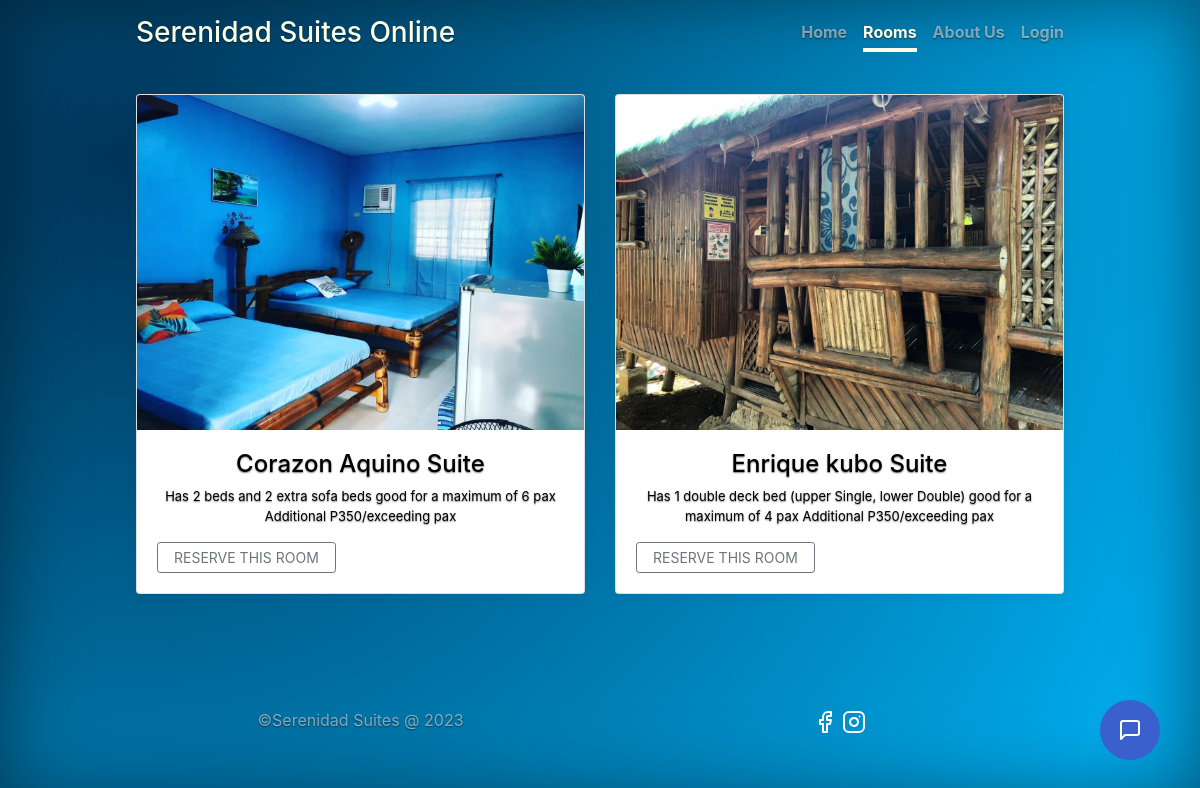
The app's page /reservation.php with its own data.
### tables this page shows
CREATE TABLE `room` (
  `id` int NOT NULL,
  `room_type` varchar(50) NOT NULL,
  `price` varchar(11) NOT NULL,
  `photo` varchar(100) NOT NULL,
  `description` text,
  `created_at` datetime DEFAULT NULL,
  `updated_at` datetime DEFAULT NULL
);

### models/Model.php (called while the page is built, shortened)
<?php
class Model
{
    protected $table;
    protected $host = "localhost";
    protected $database = "db_hor";
    protected $username = "root";
    protected $password = "admin";
    protected $pdo;
    protected $stmt;
    public function connect(){
        try {
            $this->pdo = new PDO("mysql:host={$this->host};dbname={$this->database};charset=utf8","{$this->username}","{$this->password}");
            $this->pdo->setAttribute(PDO::ATTR_ERRMODE, PDO::ERRMODE_EXCEPTION);
            $this->pdo->setAttribute(PDO::ATTR_DEFAULT_FETCH_MODE, PDO::FETCH_ASSOC);
        } catch (PDOException $e) {
            echo $e->getMessage();
        }
    }
    public function setQuery($qry){
        $this->qry = $qry;
        $this->stmt = $this->pdo->query($this->qry);
        return $this;
    }
    public function getAll(){
        try {
            return $this->stmt->fetchAll();
        } catch (PDOException $e) {
            return $e->getMessage();
        }
    }
    public function all(){
        $this->qry = "SELECT * FROM $this->table";
        $this->stmt = $this->pdo->query($this->qry);
        $data =  $this->getAll();
        return $data;
    }
}

### models/Room.php (called while the page is built, shortened)
<?php
Class Room extends Model {
    public function roomsWithImages(){
        $data = [];
        $all = $this->all();
        foreach ($all as $key => $value) {
            $id = $value['id'];
            $value['other_images'] = $this->setQuery("
                                                SELECT B.*
                                                FROM `room` A
                                                INNER JOIN `room_other_images` B
                                                ON A.id = B.room_id
                                                WHERE A.id = $id
                                                ")
                                                ->getAll();
        array_push($data, $value);
        }
        return $data;
    }
}

### reservation.php (the view, shortened to what this page needs)
<?php
    $clientHasLoggedIn = false;
	$conn = new Room();
	$roomDatas = $conn->roomsWithImages();
?>
<!doctype html>
<html lang="en">
  <head>
    <link href="css/bootstrap.min.css" rel="stylesheet">
    <link href="css/album.css" rel="stylesheet">
    <link href="css/cover.css" rel="stylesheet">
    <link href="vendor/datepicker/css/bootstrap-datepicker.min.css"  rel="stylesheet">
    <link  href="vendor/datepicker/css/bootstrap-datepicker.standalone.min.css" rel="stylesheet">
  </head>
  <body class="text-center">
    <div class="container marketing">
        <div class="cover-container d-flex h-100 p-3 mx-auto flex-column">
            <header class="masthead mb-auto">
                <div class="inner">
                    <h3 class="masthead-brand">Serenidad Suites Online</h3>
                    <nav class="nav nav-masthead justify-content-center">
                        <a class="nav-link " href="index.php">Home</a>
                        <a class="nav-link active" href="reservation.php">Rooms</a>
                        <a class="nav-link" href="aboutUs.php">About Us</a>
                        <?php
                            if($clientHasLoggedIn){
                                echo '
                                <a class="nav-link" href="client-login.php">'.$_SESSION['client-username'].' </a>
                                ';
                            }else{
                                echo
                                '
                                <a class="nav-link" href="client-login.php">Login</a>
                                ';
                            }
                        ?>
                    </nav>
                </div>
            </header>
                <div class="album">
                    <div class="row">
                            <?php
                                foreach ($roomDatas as $key => $room) {
                            ?>
                               <div class="col-md-6 col-sm-12">
                                    <div class="card mb-4 box-shadow">
                                        <img class="card-img-top" src="admin/<?=$room['photo'] ?>" alt="Card image cap">
                                        <div class="card-body">
                                        <h4 class="display-5 accordion-title"> <?= $room['room_type'] ?> </h4>
                                        <p class="accordion-text"><?=$room['description'] ?></p>
                                            <div class="d-flex justify-content-between align-items-center">
                                                <div class="btn-group">
                                                    <?php
                                                        if($clientHasLoggedIn){
                                                            echo '
                                                            <span data-toggle="modal" data-target="#reserveModal" onClick="handleReserve('.$room['id'].')">
                                                                <button class="btn btn-sm btn-outline-secondary">
                                                                        <span class="mx-2 appsLand-text-custom">RESERVE THIS ROOM</span>
                                                                </button>
                                                            </span>
                                                            ';
                                                        }else{
                                                            echo
                                                            '
                                                            <span  data-toggle="modal" data-target="#reserveModal" onClick="handleReserve('.$room['id'].')">
                                                                <button class="btn btn-sm btn-outline-secondary">
                                                                        <span class="mx-2 appsLand-text-custom">RESERVE THIS ROOM</span>
                                                                </button>
                                                            </span>
                                                            '
                                                            ;
                                                        }
                                                    ?>
                                                </div>
                                            </div>
                                        </div>
                                    </div>
                                </div>
                            <?php
                                }
                            ?>
                    </div>
                </div>
            <footer class="mastfoot mt-auto">
                <div class="inner row">
                    <div class="col-6">
                        <p class="">©Serenidad Suites @ 2023</p>
                    </div>
                    <div class="col-6">
                        <a href="https://www.facebook.com/ss.matabungkay.batangas" target="_blank"><i data-feather="facebook"></i></a>
                        <a href="https://www.instagram.com/ss.matabungkay.batangas" target="_blank"><i data-feather="instagram"></i></a>
                    </div>
                </div>
            </footer>
        </div>
    </div>
<?php include_once('footer.php');?>

### css/album.css (style rules this page uses)
:root { --jumbotron-padding-y: 3rem; }
footer { padding-top: 3rem; padding-bottom: 3rem; }
footer p { margin-bottom: .25rem; }
.box-shadow { box-shadow: 0 .25rem .75rem rgba(0, 0, 0, .05); }

### css/cover.css (style rules this page uses)
a, a:focus, a:hover { color: #fff; }
html, body { height: 100%; background: radial-gradient(circle at 10% 20%, rgb(0, 52, 89) 0%, rgb(0, 168, 232) 90%); }
body { display: -ms-flexbox; display: -webkit-box; display: flex; -ms-flex-pack: center; -webkit-box-pack: center; justify-content: center; color: #FCFFE7; text-shadow: 0 .05rem .1rem rgba(0, 0, 0, .5); box-shadow: inset 0 0 5rem rgba(0, 0, 0, .5); }
.cover-container { max-width: 60em; }
.masthead { margin-bottom: 2rem; }
.masthead-brand { margin-bottom: 0; }
.nav-masthead .nav-link { padding: .25rem 0; font-weight: 700; color: rgba(255, 255, 255, .5); background-color: transparent; border-bottom: .25rem solid transparent; }
.nav-masthead .nav-link + .nav-link { margin-left: 1rem; }
.nav-masthead .active { color: #FCFFE7; border-bottom-color: #FCFFE7; }
@media (min-width: 48em) { .masthead-brand { float: left; } }
@media (min-width: 48em) { .nav-masthead { float: right; } }
.mastfoot { color: rgba(255, 255, 255, .5); }
.accordion-title { color: black; }
.accordion-text { color: black; font-size: small; }

### records on screen
room: photo (picture), room_type "Corazon Aquino Suite", description "Has 2 beds and 2 extra sofa beds good for a maximum of 6 pax Additional P350/exceeding pax"
room: photo (picture), room_type "Enrique kubo Suite", description "Has 1 double deck bed (upper Single, lower Double) good for a maximum of 4 pax Additional P350/exceeding pax"
